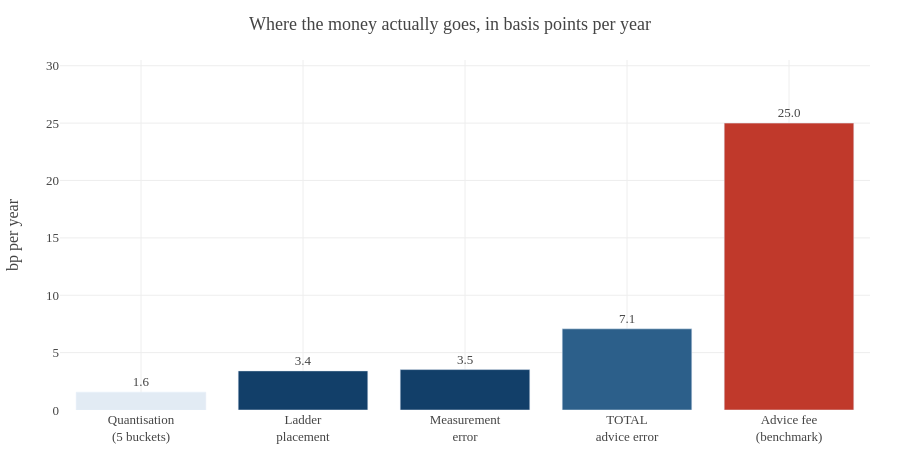

Source (notebook cell):
### Markdown cell above
Both reference lines sit **above** the quantisation curve across its entire range. Going from
five buckets to fifty buys back well under a basis point, while the questionnaire's inability
to read the client correctly costs several, and the fee costs an order of magnitude more than
either.

---

## 6 · The error budget

Putting the three components side by side against the fee is the single most useful chart in
this notebook.

### Code cell
labels = ['Quantisation\n(5 buckets)', 'Ladder\nplacement', 'Measurement\nerror',
          'TOTAL\nadvice error', 'Advice fee\n(benchmark)']
vals = list(budget['Cost (bp p.a.)'].values[:3]) + [budget['Cost (bp p.a.)'].values[3], FEE_BP]
cols = [BAND, NAVY, NAVY, '#2C5F8A', RED]

fig = go.Figure(go.Bar(x=[l.replace('\n', '<br>') for l in labels], y=vals, marker_color=cols,
                       text=[f'{v:.1f}' for v in vals], textposition='outside',
                       hovertemplate='%{x}<br>%{y:.2f} bp p.a.<extra></extra>'))
fig.update_layout(template=TEMPLATE, height=460, showlegend=False,
                  title_text='Where the money actually goes, in basis points per year',
                  yaxis_title='bp per year', yaxis_range=[0, max(vals) * 1.22])
fig.show()

ratio = budget['Cost (bp p.a.)'].iloc[2] / budget['Cost (bp p.a.)'].iloc[0]
print(f"Measurement error is {ratio:.1f}x the cost of the five-bucket discretisation.")
print(f"Total advice error is {budget['Cost (bp p.a.)'].iloc[3]/FEE_BP:.0%} of the fee.")

### Figure 1 — Plotly figure (JSON) as saved in the notebook; plotly's stock layout.template omitted (floating-point values rounded to 4 significant figures)
{"data": [{"hovertemplate": "%{x}<br>%{y:.2f} bp p.a.<extra></extra>", "marker": {"color": ["#E2EBF4", "#123F69", "#123F69", "#2C5F8A", "#C0392B"]}, "text": ["1.6", "3.4", "3.5", "7.1", "25.0"], "textposition": "outside", "type": "bar", "x": ["Quantisation<br>(5 buckets)", "Ladder<br>placement", "Measurement<br>error", "TOTAL<br>advice error", "Advice fee<br>(benchmark)"], "y": [1.556, 3.407, 3.523, 7.074, 25]}], "layout": {"height": 460, "showlegend": false, "title": {"text": "Where the money actually goes, in basis points per year"}, "yaxis": {"range": [0, 30.5], "title": {"text": "bp per year"}}}}
